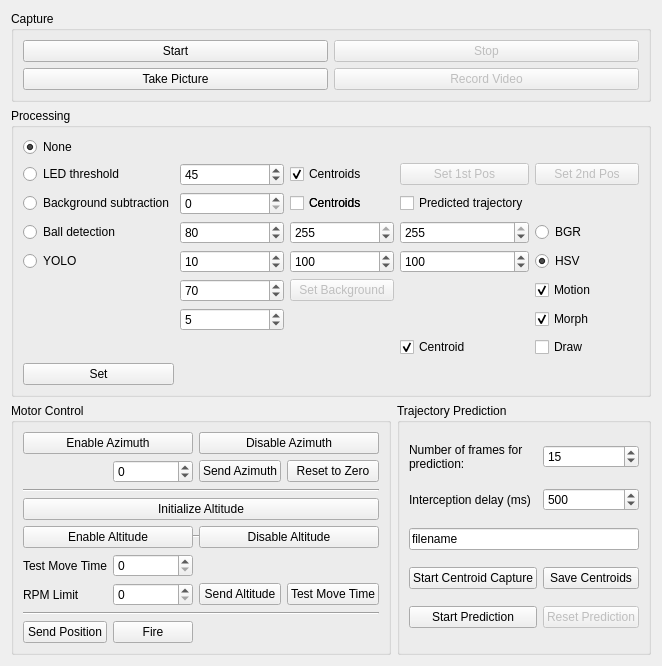
      <widget class="QWidget" name="testTab">
       <attribute name="title">
        <string>Test</string>
       </attribute>
       <layout class="QVBoxLayout" name="verticalLayout_6">
        <item>
         <widget class="QGroupBox" name="groupBox">
          <property name="enabled">
           <bool>true</bool>
          </property>
          <property name="title">
           <string>Capture</string>
          </property>
          <layout class="QGridLayout" name="gridLayout_8">
           <item row="1" column="0">
            <widget class="QPushButton" name="takePictureButton">
             <property name="text">
              <string>Take Picture</string>
             </property>
            </widget>
           </item>
           <item row="1" column="1">
            <widget class="QPushButton" name="pushButton_4">
             <property name="enabled">
              <bool>false</bool>
             </property>
             <property name="text">
              <string>Record Video</string>
             </property>
            </widget>
           </item>
           <item row="0" column="0">
            <widget class="QPushButton" name="startCameraCaptureThreadButton">
             <property name="text">
              <string>Start</string>
             </property>
            </widget>
           </item>
           <item row="0" column="1">
            <widget class="QPushButton" name="stopCameraCaptureThreadButton">
             <property name="enabled">
              <bool>false</bool>
             </property>
             <property name="text">
              <string>Stop</string>
             </property>
            </widget>
           </item>
          </layout>
         </widget>
        </item>
        <item>
         <widget class="QGroupBox" name="groupBox_6">
          <property name="title">
           <string>Processing</string>
          </property>
          <layout class="QGridLayout" name="gridLayout">
           <item row="3" column="0">
            <widget class="QRadioButton" name="showProcessingBallDetectionRadioButton">
             <property name="text">
              <string>Ball detection</string>
             </property>
             <property name="checked">
              <bool>false</bool>
             </property>
             <attribute name="buttonGroup">
              <string notr="true">showProcessingButtonGroup</string>
             </attribute>
            </widget>
           </item>
           <item row="3" column="4">
            <widget class="QRadioButton" name="processingBGREnabled">
             <property name="text">
              <string>BGR</string>
             </property>
             <property name="checked">
              <bool>false</bool>
             </property>
             <attribute name="buttonGroup">
              <string notr="true">buttonGroup</string>
             </attribute>
            </widget>
           </item>
           <item row="1" column="0">
            <widget class="QRadioButton" name="showProcessingThresholdingRadioButton">
             <property name="text">
              <string>LED threshold</string>
             </property>
             <property name="checked">
              <bool>false</bool>
             </property>
             <attribute name="buttonGroup">
              <string notr="true">showProcessingButtonGroup</string>
             </attribute>
            </widget>
           </item>
           <item row="3" column="1">
            <widget class="QSpinBox" name="processingHMax">
             <property name="maximum">
              <number>255</number>
             </property>
             <property name="value">
              <number>80</number>
             </property>
            </widget>
           </item>
           <item row="9" column="4">
            <widget class="QCheckBox" name="processingDrawCentroidEnabled">
             <property name="enabled">
              <bool>true</bool>
             </property>
             <property name="text">
              <string>Draw</string>
             </property>
             <property name="checked">
              <bool>false</bool>
             </property>
            </widget>
           </item>
           <item row="6" column="2">
            <widget class="QSpinBox" name="processingSMin">
             <property name="maximum">
              <number>255</number>
             </property>
             <property name="value">
              <number>100</number>
             </property>
            </widget>
           </item>
           <item row="6" column="4">
            <widget class="QRadioButton" name="processingHSVEnabled">
             <property name="text">
              <string>HSV</string>
             </property>
             <property name="checked">
              <bool>true</bool>
             </property>
             <attribute name="buttonGroup">
              <string notr="true">buttonGroup</string>
             </attribute>
            </widget>
           </item>
           <item row="1" column="1">
            <widget class="QSpinBox" name="processingThresholdingThresholdSpinBox">
             <property name="maximum">
              <number>255</number>
             </property>
             <property name="value">
              <number>45</number>
             </property>
            </widget>
           </item>
           <item row="7" column="2">
            <widget class="QPushButton" name="setBackgroundImageButton">
             <property name="enabled">
              <bool>false</bool>
             </property>
             <property name="text">
              <string>Set Background</string>
             </property>
            </widget>
           </item>
           <item row="2" column="0">
            <widget class="QRadioButton" name="showProcessingBGSubRadioButton">
             <property name="text">
              <string>Background subtraction</string>
             </property>
             <attribute name="buttonGroup">
              <string notr="true">showProcessingButtonGroup</string>
             </attribute>
            </widget>
           </item>
           <item row="6" column="3">
            <widget class="QSpinBox" name="processingVMin">
             <property name="maximum">
              <number>255</number>
             </property>
             <property name="value">
              <number>100</number>
             </property>
            </widget>
           </item>
           <item row="3" column="3">
            <widget class="QSpinBox" name="processingVMax">
             <property name="maximum">
              <number>255</number>
             </property>
             <property name="value">
              <number>255</number>
             </property>
            </widget>
           </item>
           <item row="6" column="1">
            <widget class="QSpinBox" name="processingHMin">
             <property name="maximum">
              <number>255</number>
             </property>
             <property name="value">
              <number>10</number>
             </property>
             <property name="displayIntegerBase">
              <number>10</number>
             </property>
            </widget>
           </item>
           <item row="7" column="1">
            <widget class="QSpinBox" name="processingBDThresholdSpinBox">
             <property name="maximum">
              <number>255</number>
             </property>
             <property name="value">
              <number>70</number>
             </property>
            </widget>
           </item>
           <item row="0" column="0">
            <widget class="QRadioButton" name="showProcessingNoneRadioButton">
             <property name="text">
              <string>None</string>
             </property>
             <property name="checked">
              <bool>true</bool>
             </property>
             <attribute name="buttonGroup">
              <string notr="true">showProcessingButtonGroup</string>
             </attribute>
            </widget>
           </item>
           <item row="1" column="4">
            <widget class="QPushButton" name="testSetSecondPosButton">
             <property name="enabled">
              <bool>false</bool>
             </property>
             <property name="text">
              <string>Set 2nd Pos</string>
             </property>
            </widget>
           </item>
           <item row="7" column="4">
            <widget class="QCheckBox" name="processingMotionEnabled">
             <property name="text">
              <string>Motion</string>
             </property>
             <property name="checked">
              <bool>true</bool>
             </property>
            </widget>
           </item>
           <item row="2" column="1">
            <widget class="QSpinBox" name="processingBGSubThresholdSpinBox"/>
           </item>
           <item row="2" column="3">
            <widget class="QCheckBox" name="processingBGSubShowTrajectoryCheckBox"/>
           </item>
           <item row="9" column="3">
            <widget class="QCheckBox" name="processingCentroidEnabled">
             <property name="text">
              <string>Centroid</string>
             </property>
             <property name="checked">
              <bool>true</bool>
             </property>
            </widget>
           </item>
           <item row="2" column="2">
            <widget class="QCheckBox" name="processingBGSubShowCentroidsCheckBox">
             <property name="text">
              <string>Centroids</string>
             </property>
            </widget>
           </item>
           <item row="3" column="2">
            <widget class="QSpinBox" name="processingSMax">
             <property name="maximum">
              <number>255</number>
             </property>
             <property name="value">
              <number>255</number>
             </property>
            </widget>
           </item>
           <item row="2" column="1">
            <widget class="QSpinBox" name="processingBGSubThresholdSpinBox"/>
           </item>
           <item row="2" column="2">
            <widget class="QCheckBox" name="processingBGSubShowCentroidsCheckBox">
             <property name="text">
              <string>Centroids</string>
             </property>
            </widget>
           </item>
           <item row="10" column="0">
            <widget class="QPushButton" name="setProcessingButton">
             <property name="text">
              <string>Set</string>
             </property>
            </widget>
           </item>
           <item row="1" column="2">
            <widget class="QCheckBox" name="processingThresholdingShowCentroidsCheckBox">
             <property name="text">
              <string>Centroids</string>
             </property>
             <property name="checked">
              <bool>true</bool>
             </property>
            </widget>
           </item>
           <item row="8" column="4">
            <widget class="QCheckBox" name="processingMorphEnabled">
             <property name="text">
              <string>Morph</string>
             </property>
             <property name="checked">
              <bool>true</bool>
             </property>
             <property name="autoRepeat">
              <bool>false</bool>
             </property>
            </widget>
           </item>
           <item row="8" column="1">
            <widget class="QSpinBox" name="processingMorphKernelSize">
             <property name="minimum">
              <number>1</number>
             </property>
             <property name="value">
              <number>5</number>
             </property>
            </widget>
           </item>
           <item row="1" column="3">
            <widget class="QPushButton" name="testSetFirstPosButton">
             <property name="enabled">
              <bool>false</bool>
             </property>
             <property name="text">
              <string>Set 1st Pos</string>
             </property>
             <property name="checkable">
              <bool>false</bool>
             </property>
            </widget>
           </item>
           <item row="2" column="3">
            <widget class="QCheckBox" name="processingBGSubShowTrajectoryCheckBox">
             <property name="text">
              <string>Predicted trajectory</string>
             </property>
            </widget>
           </item>
           <item row="6" column="0">
            <widget class="QRadioButton" name="showProcessingYOLOButton">
             <property name="enabled">
              <bool>true</bool>
             </property>
             <property name="text">
              <string>YOLO</string>
             </property>
             <property name="checked">
              <bool>false</bool>
             </property>
             <attribute name="buttonGroup">
              <string notr="true">showProcessingButtonGroup</string>
             </attribute>
            </widget>
           </item>
          </layout>
         </widget>
        </item>
        <item>
         <layout class="QHBoxLayout" name="horizontalLayout">
          <item>
           <widget class="QGroupBox" name="groupBox_5">
            <property name="title">
             <string>Motor Control</string>
            </property>
            <layout class="QGridLayout" name="gridLayout_9">
             <item row="2" column="2">
              <widget class="QPushButton" name="sendAzimuthButton">
               <property name="text">
                <string>Send Azimuth</string>
               </property>
              </widget>
             </item>
             <item row="0" column="2" colspan="2">
              <widget class="QPushButton" name="disableAzButton">
               <property name="text">
                <string>Disable Azimuth</string>
               </property>
              </widget>
             </item>
             <item row="7" column="0">
              <widget class="QLabel" name="label_23">
               <property name="text">
                <string>RPM Limit</string>
               </property>
              </widget>
             </item>
             <item row="3" column="0" colspan="4">
              <widget class="Line" name="line">
               <property name="orientation">
                <enum>Qt::Orientation::Horizontal</enum>
               </property>
              </widget>
             </item>
             <item row="0" column="0" colspan="2">
              <widget class="QPushButton" name="enableAzButton">
               <property name="text">
                <string>Enable Azimuth</string>
               </property>
              </widget>
             </item>
             <item row="6" column="1">
              <widget class="QSpinBox" name="altValueSpinBox">
               <property name="maximum">
                <number>300</number>
               </property>
              </widget>
             </item>
             <item row="5" column="0" colspan="4">
              <widget class="Line" name="line">
               <property name="orientation">
                <enum>Qt::Orientation::Horizontal</enum>
               </property>
              </widget>
             </item>
             <item row="4" column="0" colspan="4">
              <widget class="QPushButton" name="initAlPushButton">
               <property name="text">
                <string>Initialize Altitude</string>
               </property>
              </widget>
             </item>
             <item row="8" column="0" colspan="4">
              <widget class="Line" name="line_2">
               <property name="orientation">
                <enum>Qt::Orientation::Horizontal</enum>
               </property>
              </widget>
             </item>
             <item row="9" column="1">
              <widget class="QPushButton" name="fireButton">
               <property name="text">
                <string>Fire</string>
               </property>
              </widget>
             </item>
             <item row="7" column="3">
              <widget class="QPushButton" name="testMoveTimeButton">
               <property name="text">
                <string>Test Move Time</string>
               </property>
              </widget>
             </item>
             <item row="7" column="2">
              <widget class="QPushButton" name="sendAltitudeButton">
               <property name="text">
                <string>Send Altitude</string>
               </property>
              </widget>
             </item>
             <item row="0" column="2" colspan="2">
              <widget class="QPushButton" name="disableAzButton">
               <property name="text">
                <string>Disable Azimuth</string>
               </property>
              </widget>
             </item>
             <item row="2" column="3">
              <widget class="QPushButton" name="initAzPushButton">
               <property name="text">
                <string>Reset to Zero</string>
               </property>
              </widget>
             </item>
             <item row="6" column="0">
              <widget class="QLabel" name="label_15">
               <property name="text">
                <string>Test Move Time</string>
               </property>
              </widget>
             </item>
             <item row="2" column="1">
              <widget class="QSpinBox" name="aziValueSpinBox">
               <property name="minimum">
                <number>-45</number>
               </property>
               <property name="maximum">
                <number>45</number>
               </property>
               <property name="value">
                <number>0</number>
               </property>
              </widget>
             </item>
             <item row="7" column="1">
              <widget class="QSpinBox" name="rpmLimitSpinBox">
               <property name="maximum">
                <number>45</number>
               </property>
              </widget>
             </item>
             <item row="9" column="0">
              <widget class="QPushButton" name="sendMotorPositionButton">
               <property name="text">
                <string>Send Position</string>
               </property>
              </widget>
             </item>
             <item row="5" column="2" colspan="2">
              <widget class="QPushButton" name="disableAlButton">
               <property name="text">
                <string>Disable Altitude</string>
               </property>
              </widget>
             </item>
             <item row="5" column="0" colspan="2">
              <widget class="QPushButton" name="enableAlButton">
               <property name="text">
                <string>Enable Altitude</string>
               </property>
              </widget>
             </item>
            </layout>
           </widget>
          </item>
          <item>
           <widget class="QGroupBox" name="groupBox_4">
            <property name="title">
             <string>Trajectory Prediction</string>
            </property>
            <layout class="QGridLayout" name="gridLayout_10">
             <item row="1" column="0">
              <widget class="QLabel" name="label_10">
               <property name="text">
                <string>Interception delay (ms)</string>
               </property>
              </widget>
             </item>
             <item row="7" column="0">
              <widget class="QPushButton" name="startPredictionPushButton">
               <property name="text">
                <string>Start Prediction</string>
               </property>
              </widget>
             </item>
             <item row="6" column="0">
              <widget class="QPushButton" name="startCentroidPushButton">
               <property name="text">
                <string>Start Centroid Capture</string>
               </property>
              </widget>
             </item>
             <item row="1" column="1">
              <widget class="QSpinBox" name="interceptionDelaySpinBox">
               <property name="minimum">
                <number>0</number>
               </property>
               <property name="maximum">
                <number>1000</number>
               </property>
               <property name="value">
                <number>500</number>
               </property>
              </widget>
             </item>
             <item row="7" column="1">
              <widget class="QPushButton" name="resetPredictionPushButton">
               <property name="enabled">
                <bool>false</bool>
               </property>
               <property name="text">
                <string>Reset Prediction</string>
               </property>
              </widget>
             </item>
             <item row="5" column="0" colspan="2">
              <widget class="QLineEdit" name="centroidLineEdit">
               <property name="text">
                <string>filename</string>
               </property>
              </widget>
             </item>
             <item row="6" column="1">
              <widget class="QPushButton" name="saveCentroidPushButton">
               <property name="text">
                <string>Save Centroids</string>
               </property>
              </widget>
             </item>
             <item row="0" column="0">
              <widget class="QLabel" name="label_25">
               <property name="text">
                <string>Number of frames for prediction:</string>
               </property>
               <property name="wordWrap">
                <bool>true</bool>
               </property>
              </widget>
             </item>
             <item row="0" column="1">
              <widget class="QSpinBox" name="predictionFramesSpinBox">
               <property name="minimum">
                <number>1</number>
               </property>
               <property name="value">
                <number>15</number>
               </property>
              </widget>
             </item>
            </layout>
           </widget>
          </item>
         </layout>
        </item>
       </layout>
      </widget>
